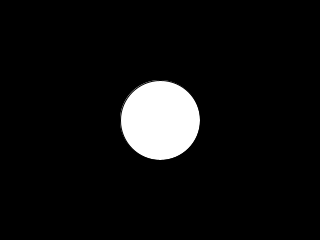
Frame 1 (no input)
Frame 60 (the mouse pressed at the canvas centre just before this capture): identical to frame 1, image omitted
Frame 120 (the mouse held since frame 60 and released just before this capture): identical to frame 1, image omitted

The Processing sketch that drew this single still picture (run headless with seeded random() and noise(); from frame 60 on, the mouse is pressed at the canvas centre):

// Processing sketch: NoSlowInSlowOut
// ── NoSlowInSlowOut.pde
// no slow in no slow out
// click on the screen to move the dot

int x, y;
void setup(){
  size(320,240);
  x = width/2;
  y = height/2;
}

void draw(){
  background(0);
  ellipse(x,y, width/4,width/4);
}

void mousePressed(){
  x = mouseX;
  y = mouseY;
}
